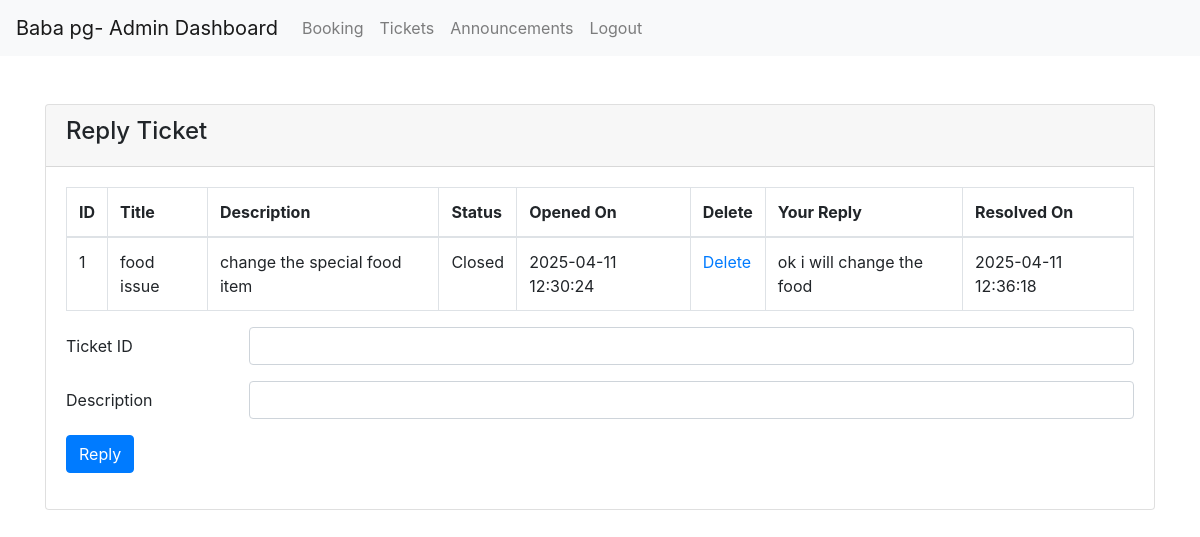
Screenshot of /admin/ticket (signed in) with the database file from the repository.
### pghr/models.py (models this page shows, shortened)
class Ticket(db.Model):
    id = db.Column(db.Integer, primary_key=True)
    user_id = db.Column(db.Integer, db.ForeignKey('user.id'), nullable=False)
    user = db.relationship('User', backref=db.backref('tickets', lazy=True))
    title = db.Column(db.String(80), unique=False, nullable=False)
    description = db.Column(db.String(120))
    created_at = db.Column(db.DateTime(timezone=True), server_default=func.now())
    status = db.Column(db.String(80), unique=False, nullable=False) # open, closed

class TicketReplies(db.Model):
    id = db.Column(db.Integer, primary_key=True)
    ticket_id = db.Column(db.Integer, db.ForeignKey('ticket.id'), nullable=False)
    ticket = db.relationship('Ticket', backref=db.backref('replies', lazy=True))
    user_id = db.Column(db.Integer, db.ForeignKey('user.id'), nullable=False)
    user = db.relationship('User', backref=db.backref('replies', lazy=True))
    description = db.Column(db.String(120))
    created_at = db.Column(db.DateTime(timezone=True), server_default=func.now())

### pghr/controllers.py (the view)
@app.route('/admin/ticket', methods=['GET', 'POST'])
@login_required
def admin_ticket():
    if not user_schema.dump(current_user)['admin']:
        return redirect(url_for('dashboard'))
    form = TicketReplyForm()
    if form.validate_on_submit():
        ticket = Ticket.query.filter_by(id=form.ticket_id.data).first()
        ticket.status = 'closed'
        db.session.commit()
        new_ticket_reply = TicketReplies(description=form.description.data, ticket_id=form.ticket_id.data, user_id=current_user.id)
        db.session.add(new_ticket_reply)
        db.session.commit()
        return redirect(url_for('admin_ticket'))
    else:
        print("\n\n\n\n\n\n\n", form.errors)
    tickets = Ticket.query.all()
    ticket_replies = TicketReplies.query.all()
    return render_template('admin/ticket.html', user=current_user, tickets=tickets, ticket_replies=ticket_replies, form=form)

### pghr/controllers.py
class TicketReplyForm(FlaskForm):
    ticket_id = StringField('ticket_id', validators=[InputRequired(), Length(min=1, max=2)])
    description = StringField('description', validators=[InputRequired(), Length(min=4, max=120)])

### pghr/controllers.py (called while the page is built)
@login_manager.user_loader
def load_user(user_id):
    return User.query.get(int(user_id))

### templates/admin/ticket.html (shortened to what this page needs)
{% extends "admin/base.html" %}
{% block content %}
{% include "admin/navbar.html" %}
    <br><br>
    <div class="container">
        <div class="row">
            <div class="col-md-12">
                <div class="card">
                    <div class="card-header">
                        <h4>Reply Ticket</h4>
                    </div>
                    <div class="card-body">
                        <div class="row">
                            <div class="col-md-12">
                                <table class="table table-bordered">
                                    <thead>
                                        <tr>
                                            <th scope="col">ID</th>
                                            <th scope="col">Title</th>
                                            <th scope="col">Description</th>
                                            <th scope="col">Status</th>
                                            <th scope="col">Opened On</th>
                                            <th scope="col">Delete</th>
                                            <th scope="col">Your Reply</th>
                                            <th scope="col">Resolved On</th>
                                        </tr>
                                    </thead>
                                    <tbody>
                                        {% for ticket in tickets %}
                                        <tr>
                                            <td>{{ ticket.id }}</td>
                                            <td>{{ ticket.title }}</td>
                                            <td>{{ ticket.description }}</td>
                                            <td>{{ ticket.status|title }}</td>
                                            <td>{{ ticket.created_at }}</td>
                                            <td><a href="{{url_for('admin_ticket_delete', id=ticket.id)}}">Delete</a></td>
                                            {% for ticket_reply in ticket_replies %}
                                            {% if ticket.id == ticket_reply.ticket_id %}
                                                <td>{{ ticket_reply.description }}</td>
                                                <td>{{ ticket_reply.created_at }}</td>
                                            {% endif %}
                                            {% endfor %}
                                        </tr>
                                        {% endfor %}
                                    </tbody>
                                </table>
                            </div>
                        </div>
                        <div class="row">
                            <div class="col-md-12">
                                <form action="" method="POST">
                                    <div class="form-group row">
                                        <label for="description" class="col-sm-2 col-form-label">Ticket ID</label>
                                        <div class="col-sm-10">
                                            {{ form.ticket_id(class="form-control") }}
                                        </div>
                                    </div>
                                    <div class="form-group row">
                                        <label for="description" class="col-sm-2 col-form-label">Description</label>
                                        <div class="col-sm-10">
                                            {{ form.description(class="form-control") }}
                                        </div>
                                    </div>
                                    <div class="form-group row">
                                        <div class="col-sm-10">
                                            <button type="submit" class="btn btn-primary">Reply</button>
                                        </div>
                                    </div>
                                </form>
                            </div>
                        </div>
                    </div>
                </div>
            </div>
        </div>
    </div>
{% endblock %}

### rows the page displays
Ticket: id "1", title "food issue", description "change the special food item", status "Closed", created_at "2025-04-11 12:30:24"
TicketReplies: description "ok i will change the food", created_at "2025-04-11 12:36:18"
